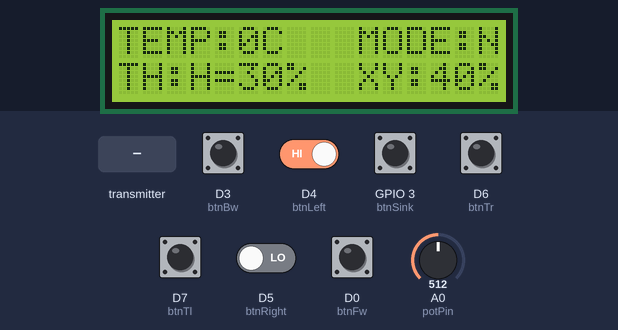
Recording of a sketch running on a simulated ESP8266 (NodeMCU). On the bench: 16×2 character LCD. The test bench sets the inputs (shaded band); at power-on: D3 (btnBw), D4 (btnLeft) HIGH, D0 (btnFw), D5 (btnRight), D6 (btnTr), D7 (btnTl), GPIO 3 (btnSink) LOW, A0 (potPin) = 512. What the sketch prints to the serial monitor is not drawn.

Above: at 1.2 s.
1.3 s: the transmitter starts sending temp = 64
At 2.3 s:
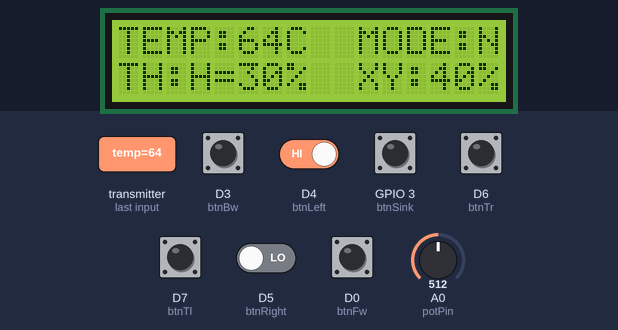
3.0 s: the transmitter starts sending temp = 128
At 4.0 s:
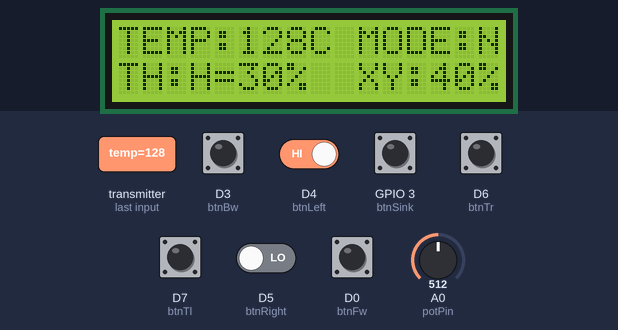
5.0 s: D4 (btnLeft) driven LOW and D5 (btnRight) driven HIGH
At 6.2 s:
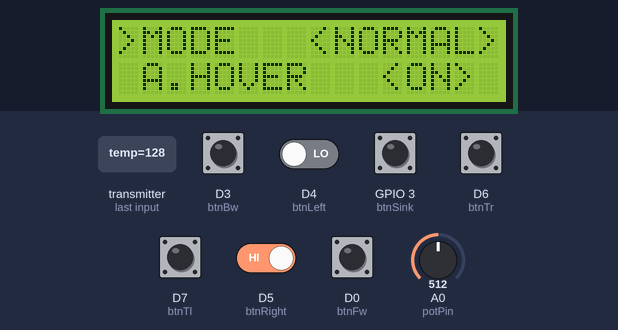
6.5 s: D3 (btnBw) pulled LOW for 0.15 s
At 7.7 s:
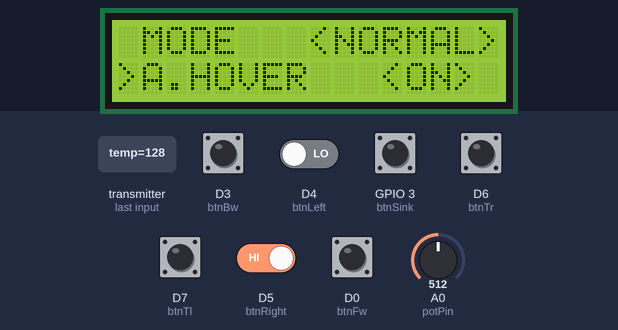
8.1 s: D6 (btnTr) pulled HIGH for 0.15 s
At 9.4 s:
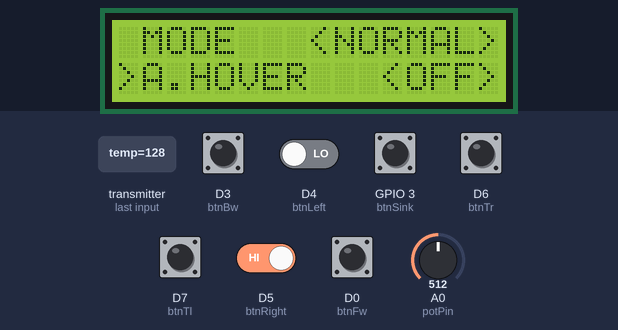
10.0 s: D0 (btnFw) pulled HIGH for 0.15 s
At 10.7 s:
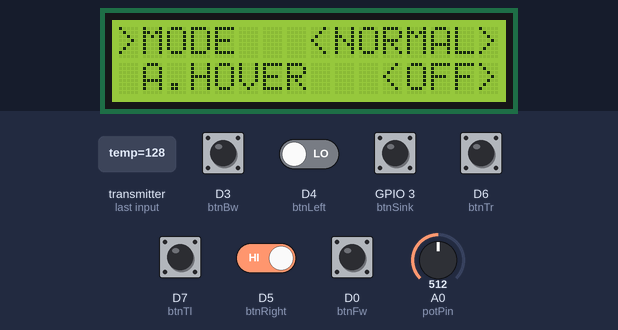
Timing chart, 0 to 12.6 s (numbered marks = the images above; inputs shaded):
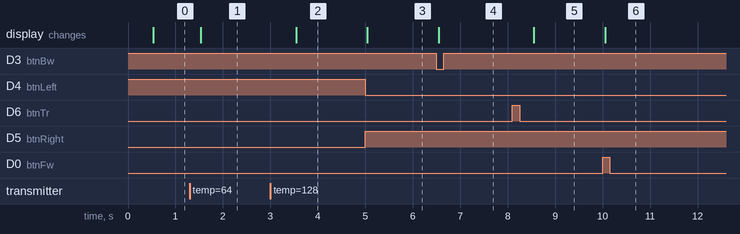

Measured:
- after the input at 1.3 s, the display: changes after 0.24 s (image 1)
- after the input at 3.0 s, the display: changes after 0.54 s (image 2)
- after the input at 5.0 s, the display: changes at once (image 3)
- after the input at 6.5 s, the display: changes after 0.05 s (image 4)
- after the input at 8.1 s, the display: changes after 0.45 s (image 5)
- after the input at 10.0 s, the display: changes after 0.06 s (image 6)

The sketch:

ESP6266_controller.ino
```cpp
/*
  Flow of data transfer via ESP-Now
  1 - Put WiFi in STA Mode
  2 - Intialize ESPNOW
  3 - Set Role to Combo
  4 - Add peer device
  5 - Define Send Callback Function
  6 - Define Receive Callback Function
*/

#include <ESP8266WiFi.h>
#include <espnow.h>
#include <LiquidCrystal_I2C.h>

LiquidCrystal_I2C lcd(0x27, 16, 2);  // set the LCD address to 0x27 for a 16 chars and 2 line display
//define all the pins
//pot pin
#define potPin A0

//Button pins
#define btnFw D0
#define btnBw D3
#define btnLeft D4
#define btnRight D5
#define btnTl D7
#define btnTr D6
#define btnSink 3  //GPIO 3

//Menu VariableS
  byte menuItem = 1;
  byte menuState = 0;

//prev button states in menu
  bool prevBtnFwState = LOW;
  bool prevBtnBwState = LOW;
  bool prevBtnTlState = LOW;
  bool prevBtnTrState = LOW;

  bool prevBtnTlTrState = LOW; //prev status of Tl and Tr at the same time
//prev button states in menu end

String modes[] = { "NORMAL", "SPORTS", "CUSTOM" };
byte mode = 0;  //Normal Mode on startup

String hoverModes[] = { "OFF", "ON" };  //sets the rover hover on water.
byte hoverMode = 1;                     //Auto hover is "ON" on startup

String ledModes[] = { "OFF", "ON" };
byte ledMode = 0;  //LED OFF on startup

//Thrusts
byte hoverSpeed;//for sending over espnow
byte xySpeed;//for sending over espnow

byte hovThrust = 30; //same for normal mode and sports mode. Changable if modes[mode] == "CUSTOM"

byte xyThrustNormal = 40; // Not changable
byte xyThrustSports = 50; // Not changable

byte hovThrustCustom = hovThrust;// Changable if modes[mode] == "CUSTOM"
byte xyThrustCustom = xyThrustNormal;  // Changable if modes[mode] == "CUSTOM"
//Menu Variables end

//connection
bool connected = false;


// REPLACE WITH THE MAC Address of your receiver 2C:F4:32:70:13:54
uint8_t broadcastAddress[] = { 0x48, 0x3F, 0xDA, 0x5F, 0xDF, 0xEA };
//below structure is outgoing
typedef struct struct_commands {
  //pot value
  byte potvalue;
  //button status
  // Variable to store the state of the pushbutton
  bool btnFwPressed = 0;
  bool btnBwPressed = 0;
  bool btnLeftPressed = 0;
  bool btnRightPressed = 0;
  bool btnTlPressed = 0;
  bool btnTrPressed = 0;
  bool btnSinkPressed = 0;
  //Modes
  byte mode;
  byte hoverMode;
  //led
  byte led;
  //thrust speeds
  byte hoverSpeed;
  byte xySpeed;
} struct_commands;
// Create a struct_commands called outgoingCommands to hold outgoing data
// Create a struct_commands called incomingData to hold incoming data
typedef struct struct_data {
  byte data;
  byte temp;

} struct_data;

struct_commands outgoingCommands;
struct_data inData;

// Variable to store if sending data was successful
String success;
// Callback when data is sent
void OnDataSent(uint8_t *mac_addr, uint8_t sendStatus) {
  if (sendStatus == 0) {
    // Serial.println("Delivery success");
    connected = true;
  }
  else {
    connected = false;
    // menuState=0;
    Serial.println("Delivery fail");
    lcd.clear();
    lcd.setCursor(2, 0);  //Set cursor to character 2nd column on line 0
    lcd.print("Connecting...");
  }
}

// Callback when data is received

void OnDataRecv(uint8_t *mac, uint8_t *incomingData, uint8_t len) {
  memcpy(&inData, incomingData, sizeof(inData));
  // Serial.print("Bytes received: ");
  // Serial.println(len);
  // Serial.print("Temp: ");
  // Serial.println(inData.data);
  // Serial.print(inData.temp);
  // Serial.println(" C");
  //clear the lcd screen and print the sensor data
  if (menuItem == 0 && menuState == 0) {  //if data received and not on any menu
    lcd.clear();
    //print sensor data
  }
}
void setup() {
  // Init Serial Monitor
  Serial.begin(9600);

  //set pinmode of button pins as INPUT
  pinMode(btnFw, INPUT);
  pinMode(btnBw, INPUT_PULLUP);
  pinMode(btnLeft, INPUT_PULLUP);
  pinMode(btnRight, INPUT);
  pinMode(btnTl, INPUT);
  pinMode(btnTr, INPUT);
  pinMode(btnSink, INPUT);

  //set pinmode of pot pin
  pinMode(potPin, INPUT);

  //lcd display
  lcd.init();       //initialize the
  lcd.clear();      //clar the lcd screen
  lcd.backlight();  // Make sure backlight is on


  // Set device as a Wi-Fi Station
  WiFi.mode(WIFI_STA);
  WiFi.disconnect();
  // Init ESP-NOW
  if (esp_now_init() != 0) {
    Serial.println("Error initializing ESP-NOW");
    return;
  }
  // Set ESP-NOW Role
  esp_now_set_self_role(ESP_NOW_ROLE_COMBO);
  // Register peer
  esp_now_add_peer(broadcastAddress, ESP_NOW_ROLE_COMBO, 0, NULL, 0);
  // Once ESPNow is successfully Init, we will register for Send CB to
  // get the status of Trasnmitted packet
  esp_now_register_send_cb(OnDataSent);
  // Register for a callback function that will be called when data is received
  esp_now_register_recv_cb(OnDataRecv);
}
//delay management
unsigned long previousMillis_pot = 0;  // Store the previous time
const long sendInterval = 50;          // Set the sendInterval in milliseconds
//menu update interval
unsigned long previousMillis_display = 0;
const long updateDisplayInterval = 500;
//press & hold change in menu interval
unsigned long previousMillis_change=0;
const long updateValueInterval=300;
//serial event
unsigned long previousMillis_serial=0;
const long serialInterval=400;
//Note: previousMillis and interval should be different for every delay event
void loop() {
  unsigned long currentMillis = millis();


  //menu toggle
  if ((!digitalRead(btnLeft) && digitalRead(btnRight)) && prevBtnTlTrState == LOW) {
    toggleMenu();
  }
  prevBtnTlTrState= (!digitalRead(btnLeft) && digitalRead(btnRight));

  if (connected && menuState) {
    if (currentMillis - previousMillis_display > updateDisplayInterval) {
      updateMenu();
      previousMillis_display = currentMillis;
    }
  } else if (connected && !menuState) {  // if not in menu state, print this on display
    if (currentMillis - previousMillis_display > updateDisplayInterval) {
      lcd.clear();
      //first row
      lcd.setCursor(0, 0);
      lcd.print("TEMP:");
      lcd.print(inData.temp);
      lcd.print("C");
      lcd.setCursor(10, 0);
      lcd.print("MODE:");
      lcd.print(modes[mode].charAt(0));  //replace with actual Mode
      //second row
      lcd.setCursor(0, 1);
      lcd.print("TH:");
      lcd.print("H=");  //replace with axis
      if(modes[mode]=="CUSTOM"){
        lcd.print(String(hovThrustCustom));

      }
      else{
        lcd.print(String(hovThrust));
      }
      lcd.print("%");
      lcd.setCursor(10, 1);
      lcd.print("XY:");
      if(modes[mode]=="CUSTOM"){
        lcd.print(String(xyThrustCustom));
      }
      else if(modes[mode]=="NORMAL"){
        lcd.print(String(xyThrustNormal));
      }
      else if(modes[mode]=="SPORTS"){
        lcd.print(String(xyThrustSports));
      }
      lcd.print("%");
      previousMillis_display = currentMillis;
    }
  }

//Menu Navigation
  //Bw button funciton in menu
  if (menuState && (!digitalRead(btnBw)) && prevBtnBwState == LOW) {
    menuItem++;
  }
  prevBtnBwState=!digitalRead(btnBw);
  //Fw button funciton in menu
  if (menuState && (digitalRead(btnFw)) && prevBtnFwState == LOW) {
    menuItem--;
  }
  prevBtnFwState = digitalRead(btnFw);
  //Modes navigation in menu
  if (menuState && menuItem == 1) {
    if (digitalRead(btnTr) && prevBtnTrState == LOW) {
      mode++;
    } else if (digitalRead(btnTl) && prevBtnTlState == LOW) {
      mode--;
    }
    prevBtnTrState = digitalRead(btnTr);
    prevBtnTlState = digitalRead(btnTl);
  }
  //Auto Hover navigation in menu
  if (menuState && menuItem == 2) {
    if (digitalRead(btnTr) && prevBtnTrState == LOW) {
      hoverMode++;
    } else if (digitalRead(btnTl) && prevBtnTlState == LOW) {
      hoverMode--;
    }
    prevBtnTrState = digitalRead(btnTr);
    prevBtnTlState = digitalRead(btnTl);
  }
  //LED navigation in menu
  if (menuState && menuItem == 3) {
    if (digitalRead(btnTr) && prevBtnTrState == LOW) {
      ledMode++;
    } else if (digitalRead(btnTl) && prevBtnTlState == LOW) {
      ledMode--;
    }
    prevBtnTrState = digitalRead(btnTr);
    prevBtnTlState = digitalRead(btnTl);
  }
  //hovThrustCustom navigation in menu
  if (menuState && menuItem == 4 && (currentMillis - previousMillis_change > updateValueInterval)){
        if (digitalRead(btnTr)) {
             hovThrustCustom++;
          }
        else if (digitalRead(btnTl)) {
      hovThrustCustom--;
    }
    previousMillis_change=currentMillis;
  }
  //xyThrustCustom navigation in menu
  if (menuState && menuItem == 5 && (currentMillis - previousMillis_change > updateValueInterval)){
        if (digitalRead(btnTr)) {
             xyThrustCustom++;
          }
        else if (digitalRead(btnTl)) {
      xyThrustCustom--;
    }
    previousMillis_change=currentMillis;
  }

  // Check if it's time to send the data
  if (currentMillis - previousMillis_pot >= sendInterval) {
    previousMillis_pot = currentMillis;  // Save the last time you sent the data

    // Your code to send data goes here
    // strcpy(outgoingCommands.msg, "Hello from NodeMCU");
//set payload
    outgoingCommands.potvalue = map(analogRead(potPin), 10, 1023, 0, 65);  //read pot value
    outgoingCommands.mode = mode;
    outgoingCommands.hoverMode = hoverMode;
    //led
    outgoingCommands.led=ledMode;
        //THRUST SPEEDS
        if(modes[mode]=="CUSTOM"){
        hoverSpeed=map(hovThrustCustom, 0, 100, 0, 180);
        outgoingCommands.hoverSpeed=hoverSpeed;
        xySpeed=map(xyThrustCustom, 0, 100, 0, 180);
        outgoingCommands.xySpeed=xySpeed;
        }
        else if(modes[mode]=="NORMAL"){
          hoverSpeed=map(hovThrust, 0, 100, 0, 180);
          outgoingCommands.hoverSpeed=hoverSpeed;
          xySpeed=map(xyThrustNormal, 0, 100, 0, 180);
          outgoingCommands.xySpeed=xySpeed;
        }
        else if(modes[mode]=="SPORTS"){
          hoverSpeed=map(hovThrust, 0, 100, 0, 180);
          outgoingCommands.hoverSpeed=hoverSpeed;
          xySpeed=map(xyThrustSports, 0, 100, 0, 180);
          outgoingCommands.xySpeed=xySpeed;
        }
    if(menuState){
      outgoingCommands.btnFwPressed = 0;
      outgoingCommands.btnBwPressed = 0;
      outgoingCommands.btnLeftPressed = 0;
      outgoingCommands.btnRightPressed = 0;
      outgoingCommands.btnTlPressed = 0;
      outgoingCommands.btnTrPressed = 0;
      outgoingCommands.btnSinkPressed = 0;
    }
    else{
      outgoingCommands.btnFwPressed = digitalRead(btnFw);
      outgoingCommands.btnBwPressed = !digitalRead(btnBw);
      outgoingCommands.btnLeftPressed = !digitalRead(btnLeft);
      outgoingCommands.btnRightPressed = digitalRead(btnRight);
      outgoingCommands.btnTlPressed = digitalRead(btnTl);
      outgoingCommands.btnTrPressed = digitalRead(btnTr);
      outgoingCommands.btnSinkPressed = digitalRead(btnSink);
    }

    //set payload end

    esp_now_send(broadcastAddress, (uint8_t *)&outgoingCommands, sizeof(outgoingCommands));

  }
   if (currentMillis - previousMillis_serial > serialInterval) {
      printOnSerial();
      previousMillis_serial=currentMillis;
    }
}

void toggleMenu() {  //toggles menu variables
  // if(!menuItem){menuItem=1;}
  // else{menuItem=0;}

  if (!menuState) {
    menuState = 1;
  } else if (menuState) {
    menuItem = 1;
    menuState = 0;
  }
}

void updateMenu() {
  //menuItem out of line
  if(mode[modes]=="CUSTOM"){
  if (menuItem < 1) { menuItem = 5; }
  if (menuItem > 5) { menuItem = 1; }
  }
  else{
      if (menuItem < 1) { menuItem = 3; }
      if (menuItem > 3) { menuItem = 1; }
  }
  //mode out of line
  if (mode < 0) { mode = 2; }
  if (mode > 2) { mode = 0; }
  //autohover out of line
  if (hoverMode < 0) { hoverMode = 0; }
  else if (hoverMode > 1) { hoverMode = 0; }
  //ledMode out of line
  if (ledMode < 0) { ledMode = 0; }
  else if(ledMode > 1){ ledMode = 0; }
  //Thrusts out of line
  if(hovThrustCustom>99){hovThrustCustom=0;}
  if(xyThrustCustom>99){xyThrustCustom=0;}

  switch (menuItem) {
    case 1:
      lcd.clear();
      lcd.setCursor(0, 0);
      lcd.print(">MODE   <" + modes[mode] + ">");  //item1
      lcd.setCursor(0, 1);
      lcd.print(" A.HOVER   <" + hoverModes[hoverMode] + ">");  //item2
      break;
    case 2:
      lcd.clear();
      lcd.setCursor(0, 0);
      lcd.print(" MODE   <" + modes[mode] + ">");  //item1
      lcd.setCursor(0, 1);
      lcd.print(">A.HOVER   <" + hoverModes[hoverMode] + ">");  //item2
      break;
    case 3:
      lcd.clear();
      lcd.setCursor(0, 0);
      lcd.print(">LED       <" + ledModes[ledMode] + ">");//item3
      if(modes[mode]=="CUSTOM"){
        lcd.setCursor(0, 1);
        lcd.print(" HOV.THRUST<"+String(hovThrustCustom)+"%>");//item4
      }
      break;
    case 4:
      lcd.clear();
      lcd.setCursor(0, 0);
      lcd.print(" LED       <" + ledModes[ledMode] + ">");//item3
      if(modes[mode]=="CUSTOM"){
        lcd.setCursor(0, 1);
        lcd.print(">HOV.THRUST<"+String(hovThrustCustom)+"%>");//item4
      }
      break;
    case 5:
      lcd.clear();
      if(modes[mode]=="CUSTOM"){
      lcd.setCursor(0, 0);
      lcd.print(">XY.THRUST <"+ String(xyThrustCustom) +"%>");//item5
      }
      break;
      // lcd.setCursor(0, 1);
      // lcd.print(" ITEM 6");//item6
  }
}

void printOnSerial(){
    Serial.println("pot value:");
    Serial.println(outgoingCommands.potvalue);
    Serial.print("MenuState:");
    Serial.println(menuState);
    Serial.print("HoverItem: ");
    Serial.println(menuItem);
    Serial.print("Mode:");
    Serial.println(mode);
    Serial.print("Hover Speed: ");
    Serial.println(hoverSpeed);
    Serial.print("XY speed: ");
    Serial.println(xySpeed);
}
```
